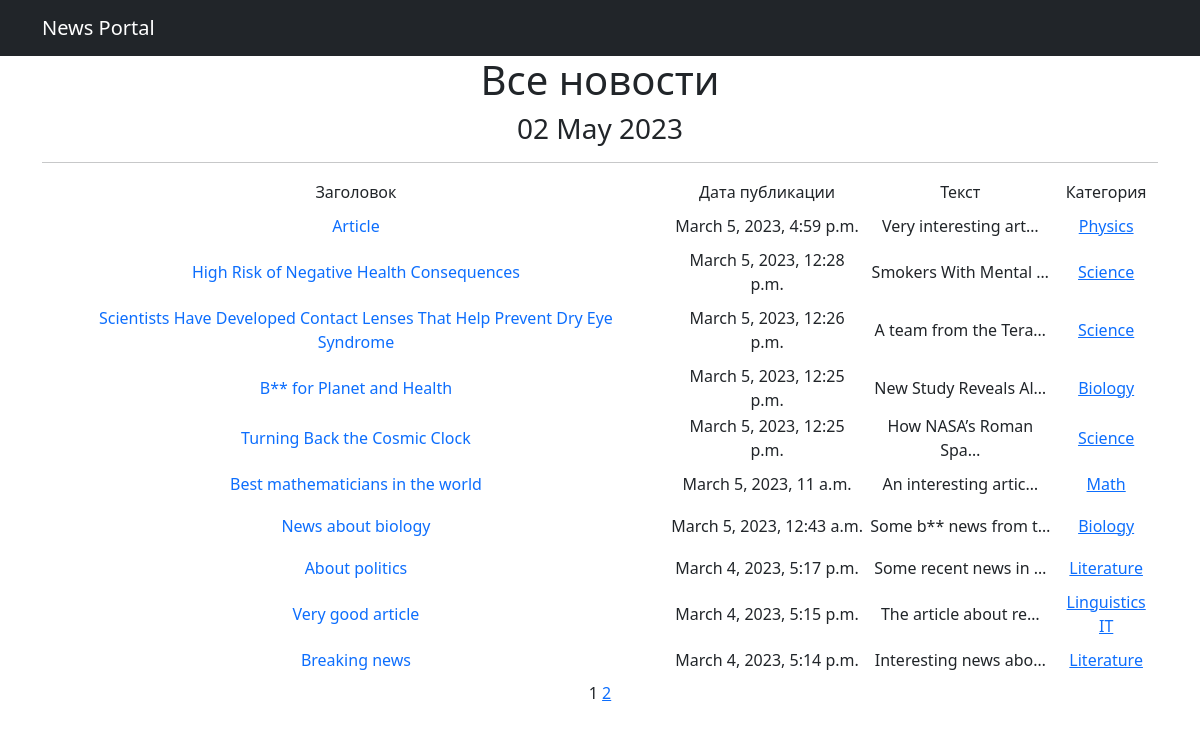
The page /posts/ on the database as committed earlier.
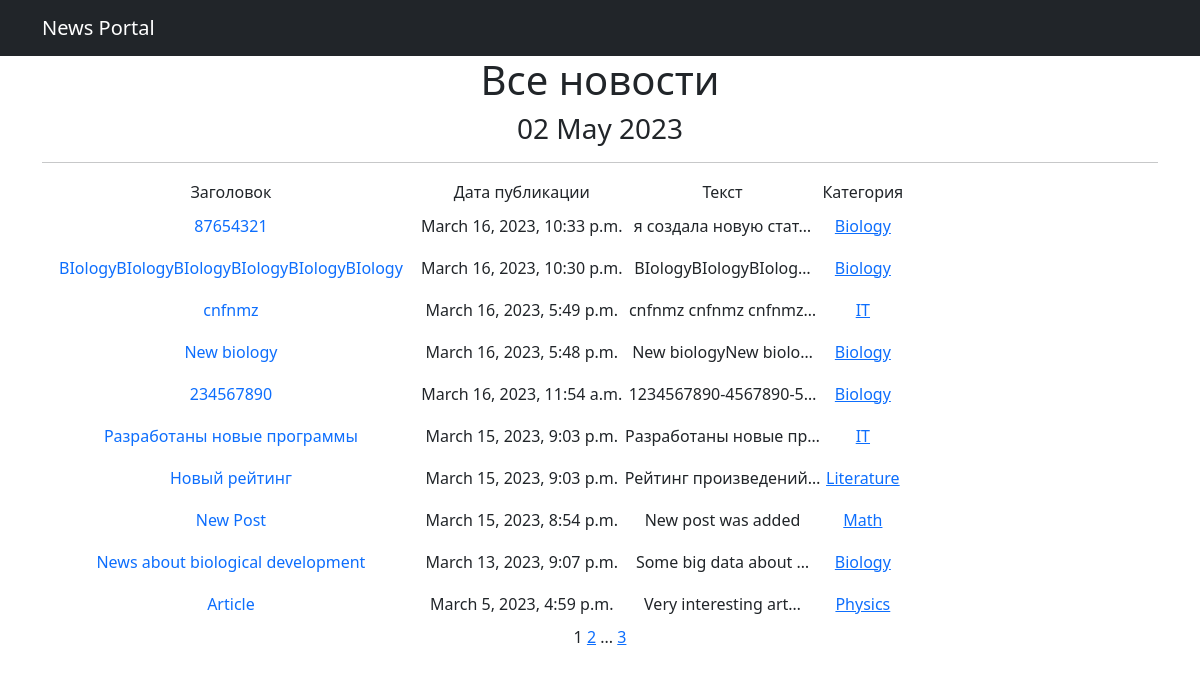
The same page on the database as committed later.
### news/models.py (models this page shows, shortened)
class Post(models.Model):
    author = models.ForeignKey(Author, on_delete=models.CASCADE)
    NEWS = 'NW'
    ARTICLE = 'AR'
    CATEGORY_CHOICES = (
        (NEWS, 'Новость'),
        (ARTICLE, 'Статья'),
    )
    categoryType = models.CharField(max_length=2, choices=CATEGORY_CHOICES, default=ARTICLE)
    dateCreation = models.DateTimeField(auto_now_add=True)
    category = models.ManyToManyField(Category, through='PostCategory')
    title = models.CharField(max_length=128)
    text = models.TextField()
    rating = models.SmallIntegerField(default=0)

class Category(models.Model):
    name = models.CharField(max_length=64, unique=True)
    subscribers = models.ManyToManyField(User, related_name='categories')
    def __str__(self):
        return self.name

### news/views.py (the view)
# urls.py: path('', cache_page(60)(PostsList.as_view()), name='posts_list'),
class PostsList(ListView):
    model = Post
    ordering = '-dateCreation'
    template_name = 'posts.html'
    context_object_name = 'posts'
    paginate_by = 10
    def get_context_data(self, **kwargs):
        context = super().get_context_data(**kwargs)
        context['time_now'] = datetime.utcnow()
        return context

### news/templatetags/custom_filters.py (called while the page is built)
@register.filter()
def censor(text):
    stop_words = ('bad', 'boring')
    for word in text.split():
        if word.lower() in stop_words:
            text = text.replace(word, f"{word[0]}{'*' * (len(word) - 1)}")
    return text

### templates/posts.html (shortened to what this page needs)
{% extends 'flatpages/default.html' %}
{% load custom_filters %}
{% block content %}
   <h1>Все новости </h1>
   <h3>{{ time_now|date:'d M Y' }}</h3>
   <hr>
   {% if posts %}
       <table>
           <tr>
               <td>
                   Заголовок
               </td>
               <td>
                   Дата публикации
               </td>
               <td>
                   Текст
               </td>
               <td>
                   Категория
               </td>
           </tr>
           {% for post in posts %}
           <tr>
               <td>
                   <a class="nav-link" href="{% url 'post_detail' post.id %}">{{ post.title|censor }}</a>
               </td>
               <td>
                   {{ post.dateCreation }}
               </td>
               <td>
                   {{ post.text|censor|truncatechars:21 }}
               </td>
               <td>
                   {% for category in post.category.all %}
                   <a href="{% url 'category_list' category.id %}">{{ category }}</a>
                   {% endfor %}
               </td>
               <td>
                </td>
           </tr>
           {% endfor %}
       </table>
   {% else %}
       <h2>Постов нет!</h2>
   {% endif %}
   {{ page_obj.number }}
   {% if page_obj.has_next %}
       <a href="?page={{ page_obj.next_page_number }}">{{ page_obj.next_page_number }}</a>
       {% if paginator.num_pages != page_obj.next_page_number %}
           ...
           <a href="?page={{ page_obj.paginator.num_pages }}">{{ page_obj.paginator.num_pages }}</a>
       {% endif %}
   {% endif %}
{% endblock content %}

Rows that differ between the two databases and show on the page:
no longer on this page (row unchanged): Post: title|censor "High Risk of Negative Health Consequences", dateCreation "March 5, 2023, 12:28 p.m.", text|censor "Smokers With Mental …"
no longer on this page (row unchanged): Category: name "Science"
no longer on this page (row unchanged): Post: title|censor "Scientists Have Developed Contact Lenses That Help Prevent Dry Eye Syndrome", dateCreation "March 5, 2023, 12:26 p.m.", text|censor "A team from the Tera…"
no longer on this page (row unchanged): Post: title|censor "B** for Planet and Health", dateCreation "March 5, 2023, 12:25 p.m.", text|censor "New Study Reveals Al…", Category (name "Biology")
no longer on this page (row unchanged): Post: title|censor "Turning Back the Cosmic Clock", dateCreation "March 5, 2023, 12:25 p.m.", text|censor "How NASA’s Roman Spa…"
no longer on this page (row unchanged): Post: title|censor "Best mathematicians in the world", dateCreation "March 5, 2023, 11 a.m.", text|censor "An interesting artic…", Category (name "Math")
no longer on this page (row unchanged): Post: title|censor "News about biology", dateCreation "March 5, 2023, 12:43 a.m.", text|censor "Some b** news from t…", Category (name "Biology")
no longer on this page (row unchanged): Post: title|censor "About politics", dateCreation "March 4, 2023, 5:17 p.m.", text|censor "Some recent news in …", Category (name "Literature")
no longer on this page (row unchanged): Post: title|censor "Very good article", dateCreation "March 4, 2023, 5:15 p.m.", text|censor "The article about re…", Category (name "IT")
no longer on this page (row unchanged): Category: name "Linguistics", shown under "Very good article"
no longer on this page (row unchanged): Post: title|censor "Breaking news", dateCreation "March 4, 2023, 5:14 p.m.", text|censor "Interesting news abo…", Category (name "Literature")
added Post: title|censor "87654321", dateCreation "March 16, 2023, 10:33 p.m.", text|censor "я создала новую стат…", Category (name "Biology")
added Post: title|censor "BIologyBIologyBIologyBIologyBIologyBIology", dateCreation "March 16, 2023, 10:30 p.m.", text|censor "BIologyBIologyBIolog…", Category (name "Biology")
added Post: title|censor "cnfnmz", dateCreation "March 16, 2023, 5:49 p.m.", text|censor "cnfnmz cnfnmz cnfnmz…", Category (name "IT")
added Post: title|censor "New biology", dateCreation "March 16, 2023, 5:48 p.m.", text|censor "New biologyNew biolo…", Category (name "Biology")
added Post: title|censor "234567890", dateCreation "March 16, 2023, 11:54 a.m.", text|censor "1234567890-4567890-5…", Category (name "Biology")
added Post: title|censor "Разработаны новые программы", dateCreation "March 15, 2023, 9:03 p.m.", text|censor "Разработаны новые пр…", Category (name "IT")
added Post: title|censor "Новый рейтинг", dateCreation "March 15, 2023, 9:03 p.m.", text|censor "Рейтинг произведений…", Category (name "Literature")
added Post: title|censor "New Post", dateCreation "March 15, 2023, 8:54 p.m.", text|censor "New post was added", Category (name "Math")
added Post: title|censor "News about biological development", dateCreation "March 13, 2023, 9:07 p.m.", text|censor "Some big data about …", Category (name "Biology")
Other text that changed with them:
{{ page_obj.paginator.num_pages }}: (not shown) → "3"
